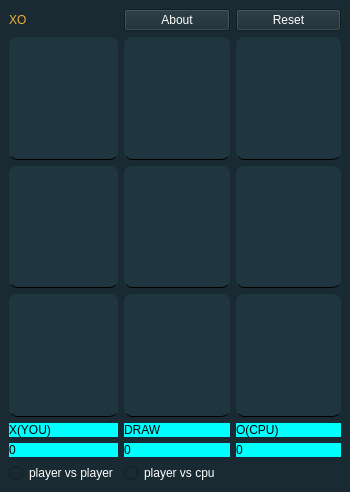
<?xml version="1.0" encoding="UTF-8"?>
<ui version="4.0">
 <class>MainWindow</class>
 <widget class="QMainWindow" name="MainWindow">
  <property name="geometry">
   <rect>
    <x>0</x>
    <y>0</y>
    <width>350</width>
    <height>492</height>
   </rect>
  </property>
  <property name="sizePolicy">
   <sizepolicy hsizetype="Preferred" vsizetype="Expanding">
    <horstretch>0</horstretch>
    <verstretch>0</verstretch>
   </sizepolicy>
  </property>
  <property name="windowTitle">
   <string>MainWindow</string>
  </property>
  <property name="styleSheet">
   <string notr="true">background-color: #192a32;</string>
  </property>
  <widget class="QWidget" name="centralwidget">
   <layout class="QGridLayout" name="gridLayout">
    <item row="3" column="0">
     <widget class="QPushButton" name="btn_7">
      <property name="sizePolicy">
       <sizepolicy hsizetype="Minimum" vsizetype="Expanding">
        <horstretch>0</horstretch>
        <verstretch>0</verstretch>
       </sizepolicy>
      </property>
      <property name="styleSheet">
       <string notr="true">background-color: #1f3540;
border-radius: 8px; 
border-bottom : 1px solid black</string>
      </property>
      <property name="text">
       <string/>
      </property>
     </widget>
    </item>
    <item row="8" column="1">
     <widget class="QRadioButton" name="player_vs_cpu">
      <property name="styleSheet">
       <string notr="true">color: rgb(255, 255, 255);</string>
      </property>
      <property name="text">
       <string>player vs cpu</string>
      </property>
     </widget>
    </item>
    <item row="2" column="0">
     <widget class="QPushButton" name="btn_4">
      <property name="sizePolicy">
       <sizepolicy hsizetype="Minimum" vsizetype="Expanding">
        <horstretch>0</horstretch>
        <verstretch>0</verstretch>
       </sizepolicy>
      </property>
      <property name="styleSheet">
       <string notr="true">background-color: #1f3540;
border-radius: 8px; 
border-bottom : 1px solid black</string>
      </property>
      <property name="text">
       <string/>
      </property>
     </widget>
    </item>
    <item row="5" column="0">
     <widget class="QLabel" name="scored_me">
      <property name="styleSheet">
       <string notr="true">font: 500 12pt &quot;IRANYekan Medium&quot;;
background-color: rgb(0, 255, 255);
border-radius: 8px; </string>
      </property>
      <property name="text">
       <string>0</string>
      </property>
     </widget>
    </item>
    <item row="3" column="1">
     <widget class="QPushButton" name="btn_8">
      <property name="sizePolicy">
       <sizepolicy hsizetype="Minimum" vsizetype="Expanding">
        <horstretch>0</horstretch>
        <verstretch>0</verstretch>
       </sizepolicy>
      </property>
      <property name="styleSheet">
       <string notr="true">background-color: #1f3540;
border-radius: 8px; 
border-bottom : 1px solid black</string>
      </property>
      <property name="text">
       <string/>
      </property>
     </widget>
    </item>
    <item row="1" column="2">
     <widget class="QPushButton" name="btn_3">
      <property name="sizePolicy">
       <sizepolicy hsizetype="Minimum" vsizetype="Expanding">
        <horstretch>0</horstretch>
        <verstretch>0</verstretch>
       </sizepolicy>
      </property>
      <property name="styleSheet">
       <string notr="true">background-color: #1f3540;
border-radius: 8px; 
border-bottom : 1px solid black</string>
      </property>
      <property name="text">
       <string/>
      </property>
     </widget>
    </item>
    <item row="1" column="1">
     <widget class="QPushButton" name="btn_2">
      <property name="sizePolicy">
       <sizepolicy hsizetype="Minimum" vsizetype="Expanding">
        <horstretch>0</horstretch>
        <verstretch>0</verstretch>
       </sizepolicy>
      </property>
      <property name="styleSheet">
       <string notr="true">background-color: #1f3540;
border-radius: 8px; 
border-bottom : 1px solid black</string>
      </property>
      <property name="text">
       <string/>
      </property>
     </widget>
    </item>
    <item row="2" column="2">
     <widget class="QPushButton" name="btn_6">
      <property name="sizePolicy">
       <sizepolicy hsizetype="Minimum" vsizetype="Expanding">
        <horstretch>0</horstretch>
        <verstretch>0</verstretch>
       </sizepolicy>
      </property>
      <property name="styleSheet">
       <string notr="true">background-color: #1f3540;
border-radius: 8px; 
border-bottom : 1px solid black</string>
      </property>
      <property name="text">
       <string/>
      </property>
     </widget>
    </item>
    <item row="8" column="0">
     <widget class="QRadioButton" name="player_vs_player">
      <property name="styleSheet">
       <string notr="true">color: rgb(255, 255, 255);</string>
      </property>
      <property name="text">
       <string>player vs player</string>
      </property>
     </widget>
    </item>
    <item row="3" column="2">
     <widget class="QPushButton" name="btn_9">
      <property name="sizePolicy">
       <sizepolicy hsizetype="Minimum" vsizetype="Expanding">
        <horstretch>0</horstretch>
        <verstretch>0</verstretch>
       </sizepolicy>
      </property>
      <property name="styleSheet">
       <string notr="true">background-color: #1f3540;
border-radius: 8px; 
border-bottom : 1px solid black</string>
      </property>
      <property name="text">
       <string/>
      </property>
     </widget>
    </item>
    <item row="2" column="1">
     <widget class="QPushButton" name="btn_5">
      <property name="sizePolicy">
       <sizepolicy hsizetype="Minimum" vsizetype="Expanding">
        <horstretch>0</horstretch>
        <verstretch>0</verstretch>
       </sizepolicy>
      </property>
      <property name="styleSheet">
       <string notr="true">background-color: #1f3540;
border-radius: 8px; 
border-bottom : 1px solid black</string>
      </property>
      <property name="text">
       <string/>
      </property>
     </widget>
    </item>
    <item row="0" column="1">
     <widget class="QPushButton" name="about_btn">
      <property name="sizePolicy">
       <sizepolicy hsizetype="Minimum" vsizetype="Minimum">
        <horstretch>0</horstretch>
        <verstretch>0</verstretch>
       </sizepolicy>
      </property>
      <property name="styleSheet">
       <string notr="true">font: 500 12pt &quot;IRANYekan Medium&quot;;
color: rgb(255, 255, 255);</string>
      </property>
      <property name="text">
       <string>About</string>
      </property>
     </widget>
    </item>
    <item row="1" column="0">
     <widget class="QPushButton" name="btn_1">
      <property name="sizePolicy">
       <sizepolicy hsizetype="Minimum" vsizetype="Expanding">
        <horstretch>0</horstretch>
        <verstretch>0</verstretch>
       </sizepolicy>
      </property>
      <property name="styleSheet">
       <string notr="true">background-color: #1f3540;
border-radius: 8px; 
border-bottom : 1px solid black</string>
      </property>
      <property name="text">
       <string/>
      </property>
     </widget>
    </item>
    <item row="4" column="0">
     <widget class="QLabel" name="me_btn">
      <property name="styleSheet">
       <string notr="true">font: 500 12pt &quot;IRANYekan Medium&quot;;
border-radius: 8px; 
background-color: rgb(0, 255, 255);</string>
      </property>
      <property name="text">
       <string>X(YOU)</string>
      </property>
     </widget>
    </item>
    <item row="4" column="1">
     <widget class="QLabel" name="draw_btn">
      <property name="styleSheet">
       <string notr="true">font: 500 12pt &quot;IRANYekan Medium&quot;;
background-color: rgb(0, 255, 255);
border-radius: 8px; </string>
      </property>
      <property name="text">
       <string>DRAW</string>
      </property>
     </widget>
    </item>
    <item row="5" column="1">
     <widget class="QLabel" name="score_non">
      <property name="styleSheet">
       <string notr="true">font: 500 12pt &quot;IRANYekan Medium&quot;;
border-radius: 8px; 
background-color: rgb(0, 255, 255);</string>
      </property>
      <property name="text">
       <string>0</string>
      </property>
     </widget>
    </item>
    <item row="4" column="2">
     <widget class="QLabel" name="you_btn">
      <property name="styleSheet">
       <string notr="true">font: 500 12pt &quot;IRANYekan Medium&quot;;
border-radius: 8px; 
background-color: rgb(0, 255, 255);</string>
      </property>
      <property name="text">
       <string>O(CPU)</string>
      </property>
     </widget>
    </item>
    <item row="5" column="2">
     <widget class="QLabel" name="scored_cpu">
      <property name="styleSheet">
       <string notr="true">font: 500 12pt &quot;IRANYekan Medium&quot;;
border-radius: 8px; 
background-color: rgb(0, 255, 255);</string>
      </property>
      <property name="text">
       <string>0</string>
      </property>
     </widget>
    </item>
    <item row="0" column="2">
     <widget class="QPushButton" name="reset_btn">
      <property name="styleSheet">
       <string notr="true">font: 500 12pt &quot;IRANYekan Medium&quot;;
color: rgb(255, 255, 255);</string>
      </property>
      <property name="text">
       <string>Reset</string>
      </property>
     </widget>
    </item>
    <item row="0" column="0">
     <widget class="QLabel" name="label">
      <property name="styleSheet">
       <string notr="true">font: 500 18pt &quot;IRANYekan Medium&quot;;
color: #EFB238;</string>
      </property>
      <property name="text">
       <string>XO</string>
      </property>
     </widget>
    </item>
   </layout>
  </widget>
  <widget class="QMenuBar" name="menubar">
   <property name="geometry">
    <rect>
     <x>0</x>
     <y>0</y>
     <width>350</width>
     <height>22</height>
    </rect>
   </property>
  </widget>
 </widget>
 <resources/>
 <connections/>
</ui>
